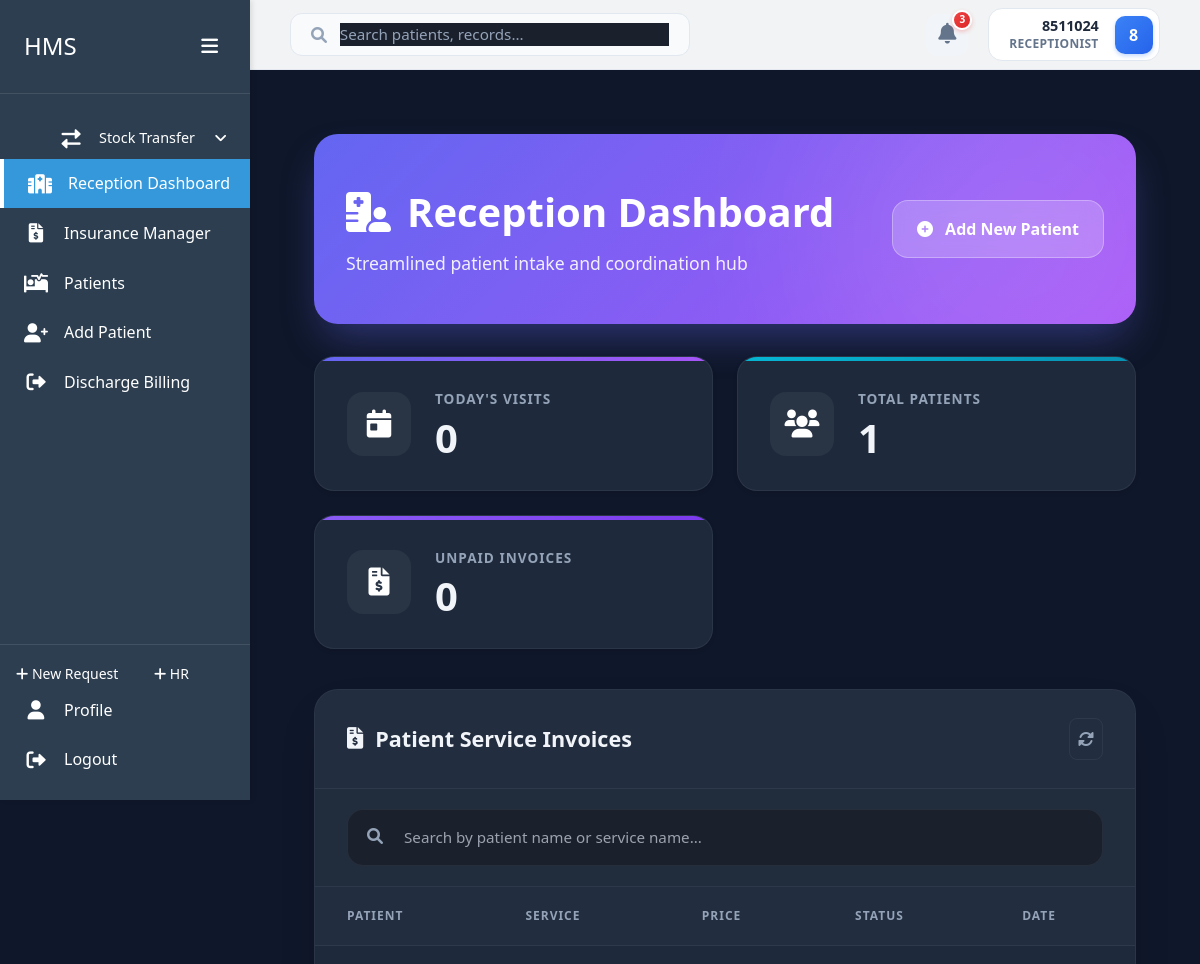
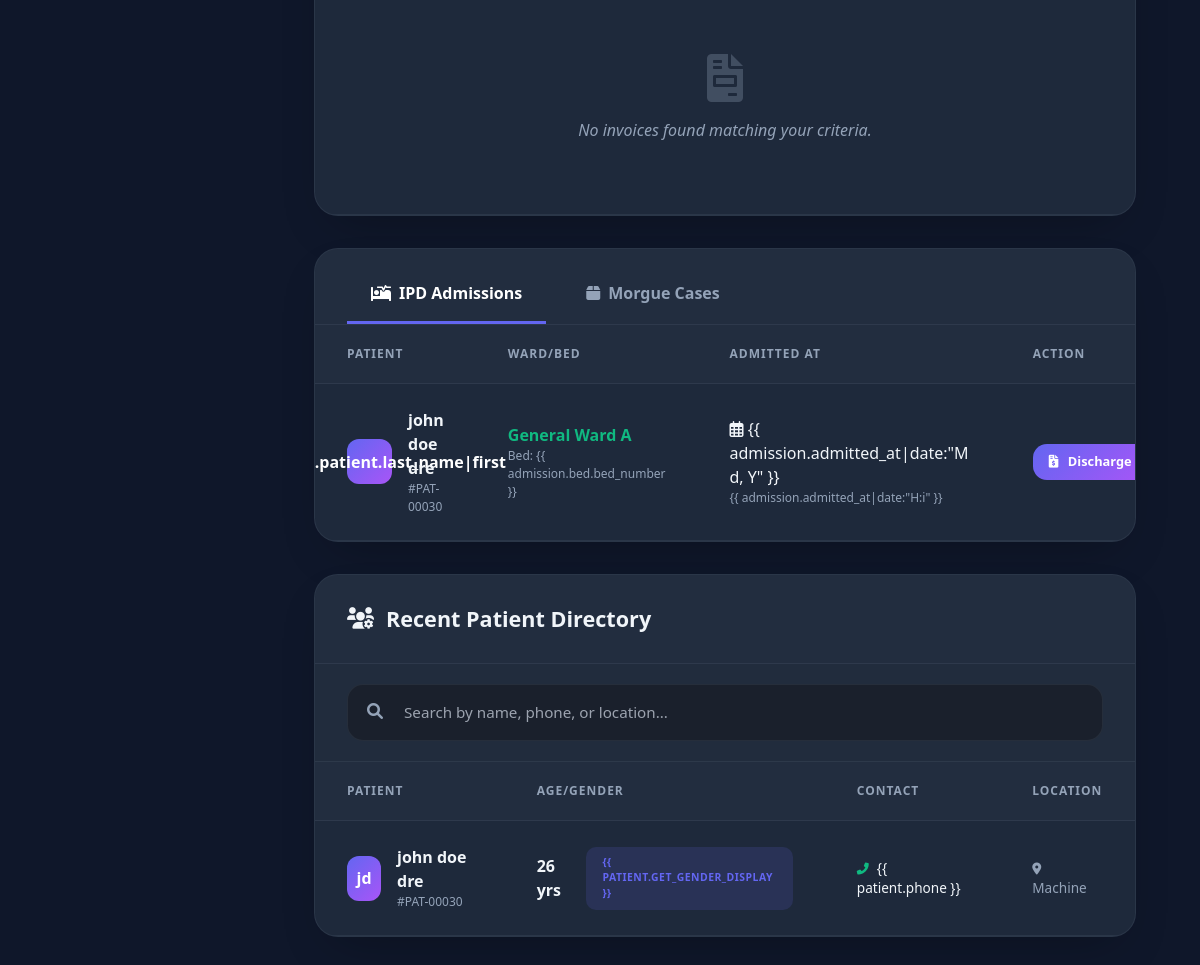
/home/dashboard/ (signed in), run on an earlier commit of the app's database (2 pictures, top to bottom).
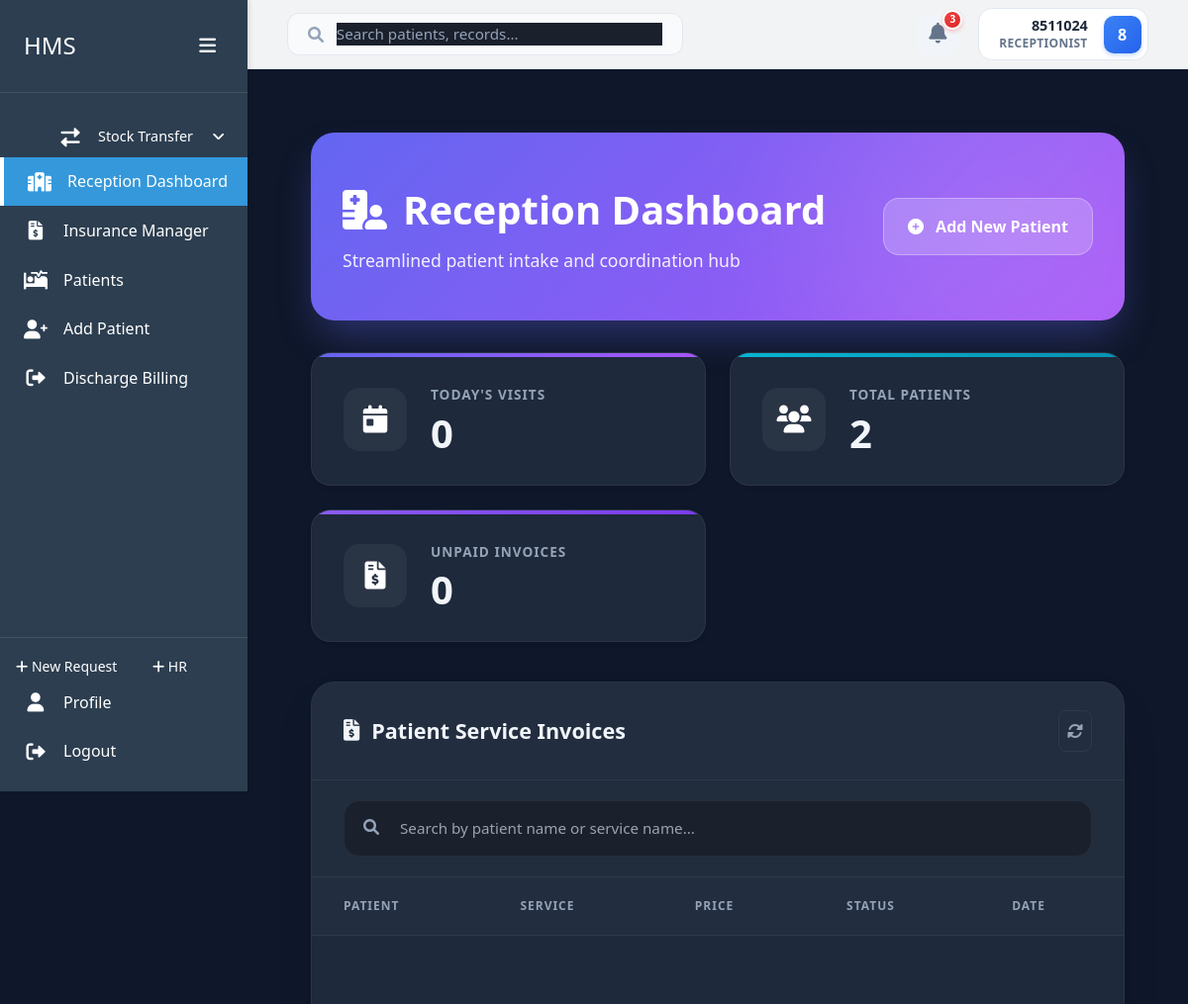
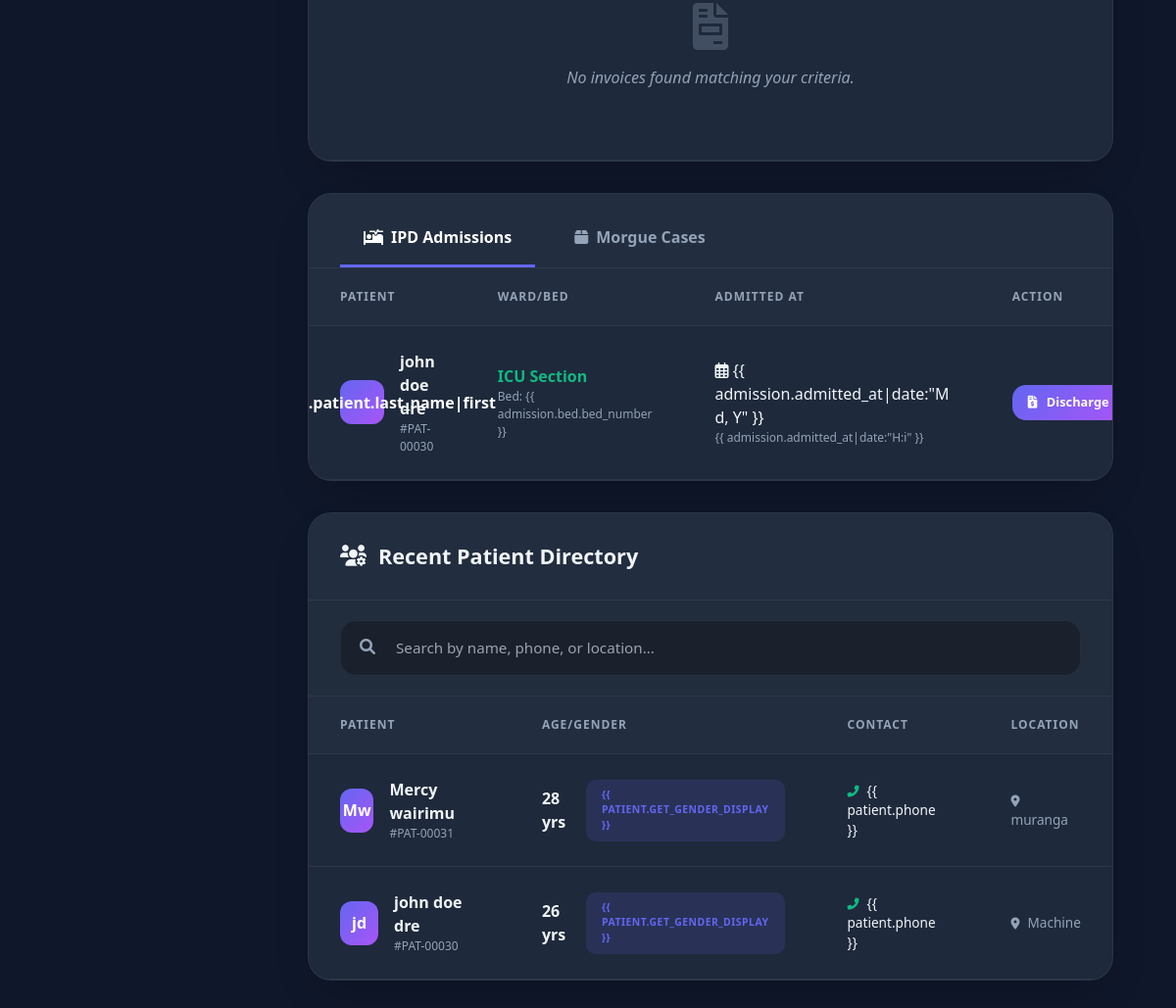
And on a later commit of the database (2 pictures, top to bottom).
### inpatient/models.py (models this page shows, shortened)
class Admission(models.Model):
    STATUS_CHOICES = [
        ('Admitted', 'Admitted'),
        ('Discharged', 'Discharged'),
        ('Transferred', 'Transferred'),
        ('Deceased', 'Deceased'),
    ]
    patient = models.ForeignKey('home.Patient', on_delete=models.CASCADE, related_name='admissions')
    visit = models.ForeignKey('home.Visit', on_delete=models.CASCADE, related_name='admissions')
    bed = models.ForeignKey(Bed, on_delete=models.SET_NULL, null=True, blank=True, related_name='admissions')
    admitted_at = models.DateTimeField(auto_now_add=True)
    admitted_by = models.ForeignKey(settings.AUTH_USER_MODEL, on_delete=models.SET_NULL, null=True, related_name='admissions_processed')
    provisional_diagnosis = models.TextField()
    status = models.CharField(max_length=20, choices=STATUS_CHOICES, default='Admitted')
    discharged_at = models.DateTimeField(null=True, blank=True)
    discharged_by = models.ForeignKey(settings.AUTH_USER_MODEL, on_delete=models.SET_NULL, null=True, blank=True, related_name='discharges_processed')
    final_diagnosis = models.TextField(blank=True, null=True)
    discharge_summary = models.TextField(blank=True, null=True)

class Bed(models.Model):
    BED_TYPES = [
        ('Normal', 'Normal'),
        ('Oxygen', 'Oxygen Support'),
        ('Ventilator', 'Ventilator'),
        ('Cradle', 'Cradle/Cot'),
    ]
    bed_number = models.CharField(max_length=20)
    ward = models.ForeignKey(Ward, on_delete=models.CASCADE, related_name='beds')
    is_occupied = models.BooleanField(default=False)
    bed_type = models.CharField(max_length=20, choices=BED_TYPES, default='Normal')

class Ward(models.Model):
    WARD_TYPES = [
        ('General', 'General'),
        ('ICU', 'ICU'),
        ('HDU', 'HDU'),
        ('Pediatric', 'Pediatric'),
        ('Maternity', 'Maternity'),
        ('Surgical', 'Surgical'),
        ('Emergency', 'Emergency'),
    ]
    name = models.CharField(max_length=100)
    ward_type = models.CharField(max_length=20, choices=WARD_TYPES, default='General')
    base_charge_per_day = models.DecimalField(max_digits=10, decimal_places=2)

### home/models.py (models this page shows, shortened)
class Patient(models.Model):
    GENDER_CHOICES = [
        ('M', 'Male'),
        ('F', 'Female'),
        ('O', 'Other'),
        ('N', 'Prefer not to say')
    ]
    first_name = models.CharField(max_length=100)
    last_name = models.CharField(max_length=100)
    id_number = models.CharField(max_length=20, unique=True, null=True, blank=True)
    date_of_birth = models.DateField()
    age = models.PositiveIntegerField(editable=False)  # Will be calculated automatically
    phone = models.CharField(max_length=15)
    location = models.CharField(max_length=200)
    gender = models.CharField(max_length=1, choices=GENDER_CHOICES)
    created_at = models.DateTimeField(auto_now_add=True)
    updated_at = models.DateTimeField(auto_now=True)
    created_by = models.ForeignKey('users.User', on_delete=models.SET_NULL, null=True, related_name='patients_created')
    @property
    def full_name(self):
        return f"{self.first_name} {self.last_name}"

### home/views.py (the view, shortened to what this page needs)
# urls.py: path('dashboard/', views.reception_dashboard, name='reception_dashboard'),
@login_required
@ensure_csrf_cookie
def reception_dashboard(request):
    invoice_search = request.GET.get('invoice_search', '')
    patient_search = request.GET.get('patient_search', '')
    triage_search = request.GET.get('triage_search', '')
    pending_search = request.GET.get('pending_search', '')
    user_role = request.user.role
    patients = Patient.objects.all()
    patients = patients.order_by('-created_at')[:10]
    today = timezone.now().date()
    today_visits = Visit.objects.filter(visit_date__date=today).count()
    total_patients = Patient.objects.count()
    context = {
        'patients': patients,
        'today_visits': today_visits,
        'total_patients': total_patients,
        'patient_search': patient_search,
        'triage_search': triage_search,
        'pending_search': pending_search,
        'user_role': user_role,
        'ipd_admissions': Admission.objects.filter(status='Admitted').select_related('patient', 'bed', 'bed__ward'),
        'morgue_admissions': MorgueAdmission.objects.filter(status='ADMITTED').select_related('deceased'),
    }
    if user_role == 'Receptionist' or user_role == 'Admin':
        invoices = Invoice.objects.filter(
            status__in=['Pending', 'Partial', 'Draft'],
            visit__visit_type='OUT-PATIENT'
        ).select_related('patient', 'deceased').prefetch_related(
            Prefetch('items', queryset=InvoiceItem.objects.filter(paid_amount__lt=F('amount')).select_related('service'))
        )
        invoices = invoices.order_by('-created_at')
        unpaid_invoices = Invoice.objects.filter(status__in=['Pending', 'Partial', 'Draft'], visit__visit_type='OUT-PATIENT').count()
        services = Service.objects.filter(is_active=True).select_related('department').order_by('department__name', 'name')
        context.update({
            'invoices': invoices,
            'unpaid_invoices': unpaid_invoices,
            'invoice_search': invoice_search,
            'services': services,
        })
    return render(request, 'home/reception_dashboard.html', context)

### accounts/templatetags/custom_filters.py (called while the page is built)
@register.filter(name='format_number')
def format_number(value, decimal_places=2):
    if value is None:
        return "0"
    try:
        num = float(value)
        if num.is_integer():
            return "{:,}".format(int(num))
        return "{0:,.{1}f}".format(num, decimal_places)
    except (ValueError, TypeError):
        return value

### users/models.py (called while the page is built)
    @property
    def username(self):
        return f"{self.first_name} {self.last_name}".strip() if self.first_name or self.last_name else self.id_number

    def get_full_name(self):
        return self.username

### home/templates/home/reception_dashboard.html (shortened to what the changed rows need)
{% extends 'users/dashboard_base.html' %}
{% load custom_filters %}
{% block content %}
    <div class="container">
        <div class="reception-hero">
            <div class="hero-content">
                <h1>
                    <i class="fas fa-hospital-user"></i> Reception Dashboard
                </h1>
            </div>
        </div>
        <div class="analytics-grid">
            <div class="stat-card" style="--gradient: var(--reception-gradient-2)">
                <div class="stat-info">
                    <h3>Total Patients</h3>
                    <div class="number">{{ total_patients }}</div>
                </div>
            </div>
        </div>
        <div class="content-gid">
            {% if user_role == 'Receptionist' or user_role == 'Admin' %}
                <div class="section">
                    <div class="table-responsive">
                        <table class="premium-table">
                            <thead>
                                <tr>
                                    <th>Patient</th>
                                    <th>Service</th>
                                    <th>Price</th>
                                    <th>Status</th>
                                    <th>Date</th>
                                </tr>
                            </thead>
                        </table>
                    </div>
                </div>
            {% endif %}
            {% if user_role == 'Receptionist' or user_role == 'Admin' %}
                <div class="section admission-morgue-section" style="grid-column: span 2;">
                    <div class="tab-container">
                        <div id="ipd-tab" class="tab-content active">
                            <div class="table-responsive">
                                <table class="premium-table">
                                    <thead>
                                        <tr>
                                            <th>Patient</th>
                                            <th>Ward/Bed</th>
                                            <th>Admitted At</th>
                                            <th class="text-right">Action</th>
                                        </tr>
                                    </thead>
                                    <tbody>
                                        {% for admission in ipd_admissions %}
                                            <tr>
                                                <td>
                                                    <div class="patient-profile-inline">
                                                        <div class="avatar-initials" data-name="{{ admission.patient.first_name }}">
                                                        </div>
                                                        <div class="name-id">
                                                            <span class="full-name">{{ admission.patient.full_name }}</span>
                                                            <span class="patient-id">#PAT-{{ admission.patient.id|stringformat:"05d" }}</span>
                                                        </div>
                                                    </div>
                                                </td>
                                                <td>
                                                    <div style="font-weight: 600; color: #10b981;">{{ admission.bed.ward.name }}</div>
                                                    <div style="font-size: 0.75rem; color: var(--text-secondary);">
                                                        Bed: {{
                                                        admission.bed.bed_number }}
                                                    </div>
                                                </td>
                                                <td>
                                                    <div class="time-cell">
                                                        <i class="far fa-calendar-alt"></i> {{ admission.admitted_at|date:"M d, Y"
                                                        }}
                                                        <span style="display: block; font-size: 0.75rem; color: var(--text-secondary);">{{
                                                        admission.admitted_at|date:"H:i" }}</span>
                                                    </div>
                                                </td>
                                                <td class="text-right">
                                                    <a href="{% url 'accounts:discharge_detail' 'ipd' admission.id %}" class="btn-primary" style="padding: 0.5rem 1rem; font-size: 0.8rem;">
                                                        <i class="fas fa-file-invoice-dollar"></i> Discharge
                                                    </a>
                                                </td>
                                            </tr>
                                        {% endfor %}
                                    </tbody>
                                </table>
                            </div>
                        </div>
                    </div>
                </div>
            {% endif %}
            {% if user_role == 'Receptionist' or user_role == 'Admin' %}
                <div class="section" style="grid-column: span 2;">
                    <div class="table-responsive">
                        <table class="premium-table">
                            <thead>
                                <tr>
                                    <th>Patient</th>
                                    <th>Age/Gender</th>
                                    <th>Contact</th>
                                    <th>Location</th>
                                </tr>
                            </thead>
                            <tbody id="patientTableBody">
                                {% for patient in patients %}
                                    <tr class="patient-row" data-patient-id="{{ patient.pk }}" data-patient-name="{{ patient.full_name }}">
                                        <td>
                                            <div class="patient-profile-inline">
                                                <div class="avatar-initials" data-name="{{ patient.first_name }}">{{ patient.first_name|first }}{{ patient.last_name|first }}</div>
                                                <div class="name-id">
                                                    <span class="full-name">{{ patient.full_name }}</span>
                                                    <span class="patient-id">#PAT-{{ patient.pk|stringformat:"05d" }}</span>
                                                </div>
                                            </div>
                                        </td>
                                        <td>
                                            <div style="display: flex; gap: 0.5rem; align-items: center;">
                                                <span style="font-weight: 600;">{{ patient.age }} yrs</span>
                                                <span class="invoice-status status-partial" style="font-size: 0.65rem;">{{
                                                patient.get_gender_display }}</span>
                                            </div>
                                        </td>
                                        <td>
                                            <div style="font-size: 0.85rem; color: var(--text-primary);">
                                                <i class="fas fa-phone-alt" style="font-size: 0.75rem; color: #10b981; margin-right: 0.5rem;"></i>{{
                                                patient.phone }}
                                            </div>
                                        </td>
                                        <td>
                                            <div style="font-size: 0.85rem; color: var(--text-secondary);">
                                                <i class="fas fa-map-marker-alt" style="font-size: 0.75rem; margin-right: 0.5rem;"></i>{{ patient.location }}
                                            </div>
                                        </td>
                                    </tr>
                                {% endfor %}
                            </tbody>
                        </table>
                    </div>
                </div>
            {% endif %}
        </div>
    </div>
{% endblock %}

What changed in the data, as far as the page shows it:
changed Admission "john doe dre": bed.ward.name "General Ward A" → "ICU Section"
added Patient: first_name|first "M", last_name|first "w", full_name "Mercy wairimu", pk "00031", age "28", location "muranga"
Also different on the page:
{{ total_patients }}: "1" → "2"
